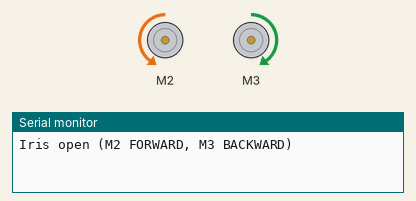
A sketch run on a simulated Arduino Uno, built with avr-gcc and run on an emulated ATmega328P. Shown: 2 × DC motor (green arrow = forward, orange = backward, longer = faster), the last lines printed to the serial monitor.

Above: at 0.1 s.
At 1.6 s:
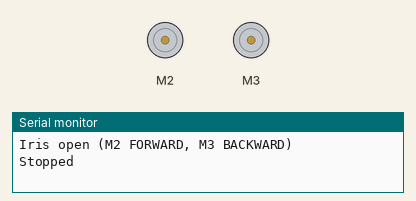
Timing chart, 0 to 3.1 s (numbered marks = the images above):
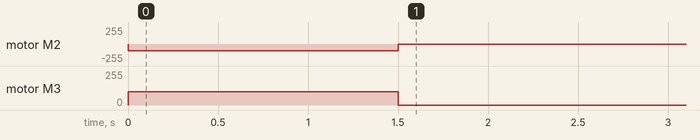

The sketch:

test_m2_m3.ino
```cpp
// Test: iris motors M2 and M3 run once "forward" (M2 FORWARD, M3 BACKWARD) for RUN_MS, then
// stop. Result 19.10.: this OPENS the iris (iris_gripper: CLOSE_IS_A_FORWARD = false).
// Press reset on the board to run it again.
#include <Wire.h>
#include <Adafruit_MotorShield.h>

// Port mapping (same as iris_gripper). M1 is blocked: never connect a motor to it.
const uint8_t PORT_BLOCKED = 1;
const uint8_t PORT_IRIS_A = 2;
const uint8_t PORT_IRIS_B = 3;
static_assert(PORT_IRIS_A != PORT_BLOCKED && PORT_IRIS_B != PORT_BLOCKED,
              "Motor port M1 is blocked, do not use it");

// Speed (0-255) and timings
const uint8_t SPEED_IRIS = 100;
const unsigned long RUN_MS = 1500;     // run time

Adafruit_MotorShield AFMS = Adafruit_MotorShield();
Adafruit_DCMotor *irisA;
Adafruit_DCMotor *irisB;

void setup() {
  Serial.begin(9600);
  if (!AFMS.begin()) {
    Serial.println("Motor shield not found");
    while (1);
  }
  irisA = AFMS.getMotor(PORT_IRIS_A);
  irisB = AFMS.getMotor(PORT_IRIS_B);
  irisA->setSpeed(SPEED_IRIS);
  irisB->setSpeed(SPEED_IRIS);

  Serial.println("Iris open (M2 FORWARD, M3 BACKWARD)");
  irisA->run(BACKWARD);
  irisB->run(FORWARD);
  delay(RUN_MS);
  irisA->run(RELEASE);
  irisB->run(RELEASE);
  Serial.println("Stopped");
}

void loop() {}
```
